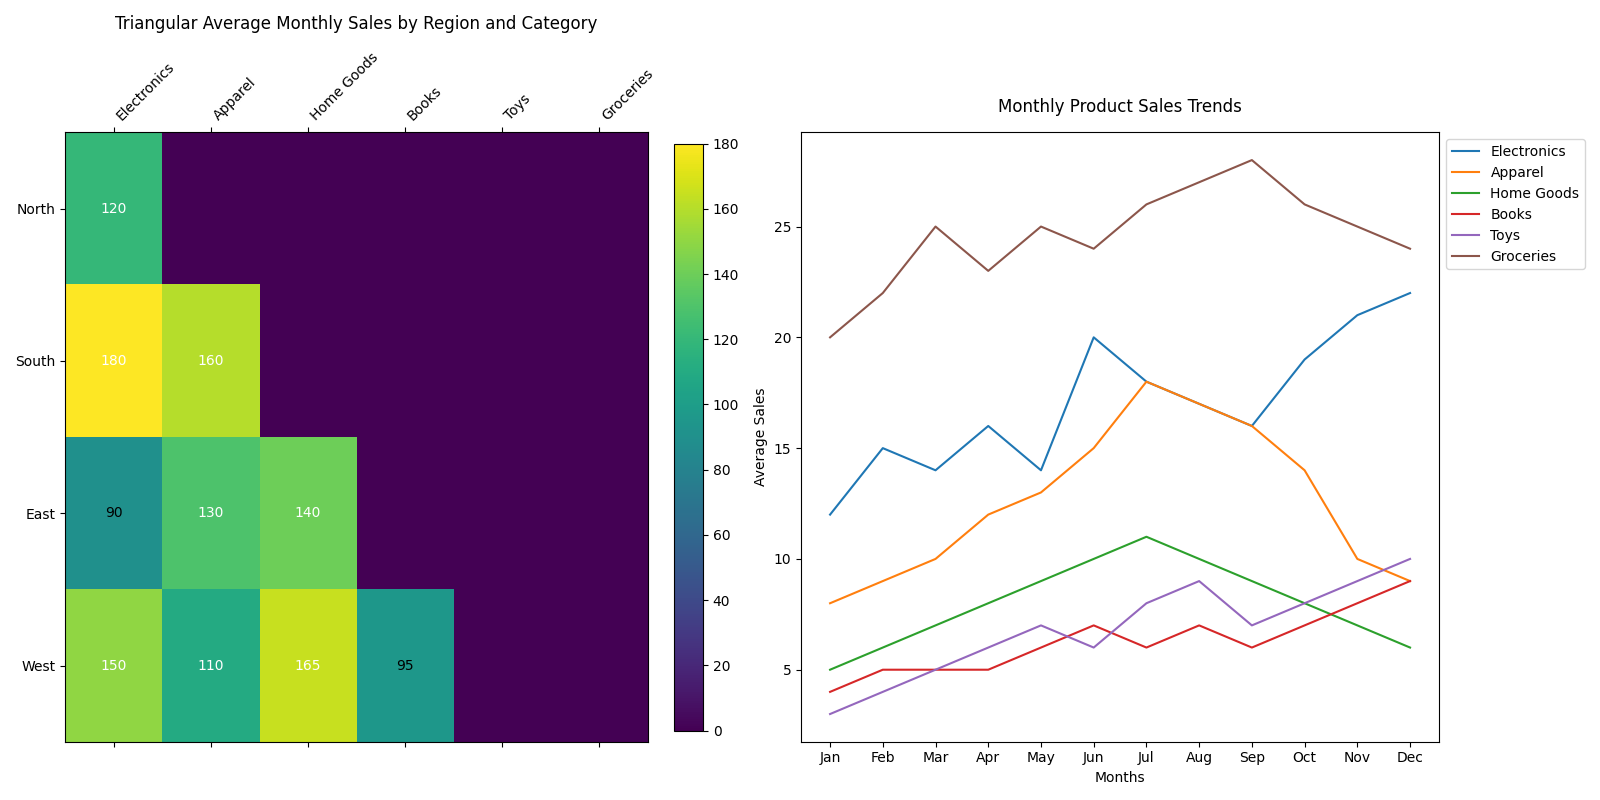

Here is the Python script that generated this plot:
import matplotlib.pyplot as plt
import numpy as np

# Define regions and product categories
regions = ["North", "South", "East", "West"]
categories = ["Electronics", "Apparel", "Home Goods", "Books", "Toys", "Groceries"]

# Constructing fictional sales data for illustration
sales_data = np.array([
    [120, 140, 130, 90, 60, 150],  # North
    [180, 160, 115, 80, 110, 130], # South
    [90, 130, 140, 100, 90, 120],  # East
    [150, 110, 165, 95, 100, 140], # West
])

# Creating data for subplot to show product trends over the months
months = ["Jan", "Feb", "Mar", "Apr", "May", "Jun", "Jul", "Aug", "Sep", "Oct", "Nov", "Dec"]
product_trends = {
    "Electronics": [12, 15, 14, 16, 14, 20, 18, 17, 16, 19, 21, 22],
    "Apparel": [8, 9, 10, 12, 13, 15, 18, 17, 16, 14, 10, 9],
    "Home Goods": [5, 6, 7, 8, 9, 10, 11, 10, 9, 8, 7, 6],
    "Books": [4, 5, 5, 5, 6, 7, 6, 7, 6, 7, 8, 9],
    "Toys": [3, 4, 5, 6, 7, 6, 8, 9, 7, 8, 9, 10],
    "Groceries": [20, 22, 25, 23, 25, 24, 26, 27, 28, 26, 25, 24]
}

# Convert product trends to a matrix for subplot
trend_data = np.array([product_trends[category] for category in categories])

# Create a figure and subplots
fig, (ax1, ax2) = plt.subplots(1, 2, figsize=(16, 8))

# Mask upper triangle for the main heatmap
masked_data = np.tril(sales_data)

# Plot the triangle heatmap for regional sales data
cax = ax1.matshow(masked_data, cmap='viridis', aspect='auto')

# Set ticks and labels for the heatmap
ax1.set_xticks(np.arange(len(categories)))
ax1.set_yticks(np.arange(len(regions)))
ax1.set_xticklabels(categories, rotation=45, ha='left')
ax1.set_yticklabels(regions)

# Add color bar
fig.colorbar(cax, ax=ax1, orientation='vertical', fraction=0.046, pad=0.04)
ax1.set_title('Triangular Average Monthly Sales by Region and Category', pad=15)

# Annotate heatmap cells with sales values
for i in range(masked_data.shape[0]):
    for j in range(masked_data.shape[1]):
        if masked_data[i, j] != 0:  # Annotate only unmasked cells
            ax1.text(j, i, f"{masked_data[i, j]:.0f}", ha='center', va='center', color='white' if masked_data[i, j] > 100 else 'black')

# Plot the product trend over the months
ax2.plot(months, trend_data.T)
ax2.set_title('Monthly Product Sales Trends', pad=15)
ax2.set_xlabel('Months')
ax2.set_ylabel('Average Sales')
ax2.legend(categories, loc='upper left', bbox_to_anchor=(1, 1))

# Improve layout
plt.tight_layout()

# Show the plot
plt.show()
